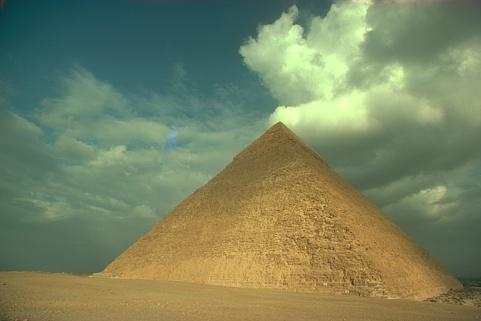
%> input picture Results/Question 2 Outputs/299091.jpg, 481 x 321 px
$ octave Ques_2.m   (GNU Octave 9; MATLAB toolbox functions it lacks are replaced by stand-ins)
%> lines starting %> are read from the running program, lines starting %| are printed output that depends on the picture
%% EECE5644 - Assignment 4
% Name: Priyanshu Ranka (002305396)
% Professor: Deniz Erdogmus
% Problem: Question 1
% Tasks: GMM-based clustering to segment a color image

clear all; close all; clc;

fprintf(' ---------- Question 2: GMM-Based Image Segmentation ---------- \n\n');

%% Step 1: Load Image
fprintf('Step 1: Loading Image: \n');

filename = '299091.jpg';    % Image of choice

if ~exist(filename, 'file')
    error('Image file not found!');
end

imdata = imread(filename);
%> imdata is the input picture: size 321x481x3 uint8; mean R, G, B 120.5, 131, 96.8
fprintf('Image loaded: %s\n', filename);

%% Step 2: Extract and Normalize Features
% Adapted from: ExampleKmeansImageSegmentation.m
fprintf('Step 2: Extracting and normalizing features: \n');

if length(size(imdata)) == 2        % Grayscale -> Discard
    error('Please use a color (RGB) image');
elseif length(size(imdata)) == 3 % color image
    [R, C, D] = size(imdata);
%> R = 321; C = 481; D = 3
    N = R * C;
%> N = 154401
    imdata = double(imdata);
%> imdata: size 321x481x3 double

    % Creating position and color features (same as K-means)
    rowIndices = (1:R)' * ones(1, C);
    colIndices = ones(R, 1) * (1:C);

    % Extracting each color channel separately
    red_channel = imdata(:,:,1);
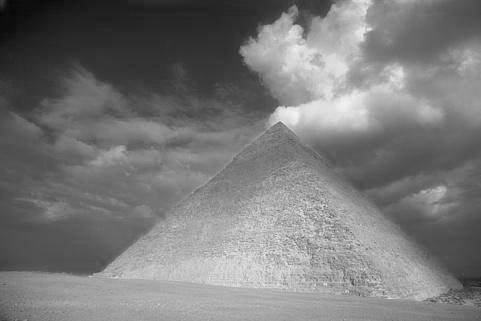
%> red_channel: size 321x481 double; min 6, max 244, mean 120.5
    green_channel = imdata(:,:,2);
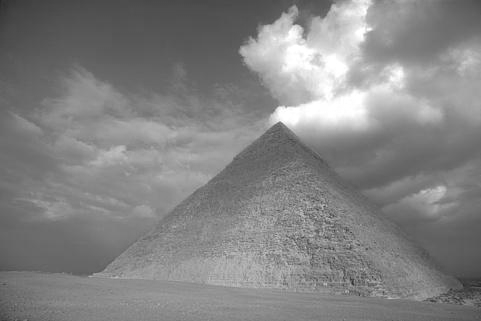
%> green_channel: size 321x481 double; min 40, max 255, mean 131
    blue_channel = imdata(:,:,3);
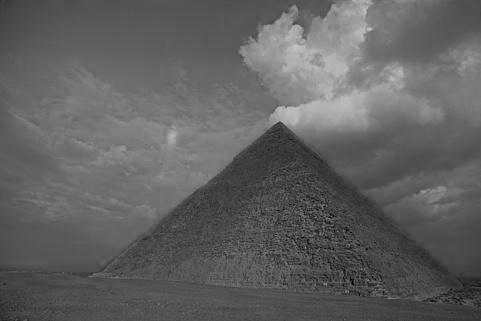
%> blue_channel: size 321x481 double; min 0, max 202, mean 96.8

    % 5D feature vector as per the question requirements
    features = [rowIndices(:)';           % Row positions
                colIndices(:)';           % Column positions
                red_channel(:)';          % Red
                green_channel(:)';        % Green
                blue_channel(:)'];        % Blue

    % Normalize each feature to [0,1] (exactly as in K-means example)
    minf = min(features, [], 2);
%> minf = [1; 1; 6; 40; 0]
    maxf = max(features, [], 2);
%> maxf = [321; 481; 244; 255; 202]
    ranges = maxf - minf;
%> ranges = [320; 480; 238; 215; 202]
    ranges(ranges == 0) = 1;  % Avoid division by zero

    x = diag(ranges.^(-1)) * (features - repmat(minf, 1, N));
end

d = size(x, 1);  % Feature dimensionality (should be 5)
%> d = 5
% Debugging-Outputs
fprintf('  Features: %d dimensions, %d pixels\n', d, N);
%|   Features: 5 dimensions, 154401 pixels
fprintf('  Image size: %d x %d\n\n', R, C);
%|   Image size: 321 x 481

%% Step 3: K-fold Cross-Validation for Model Order Selection
fprintf('Step 3: K-fold Cross-Validation for model order selection: \n');

K = 5;  % 5-fold cross-validation
M_values = [2, 3, 4, 5, 6];  % Test multiple M values
n_models = length(M_values);

fprintf('  Using K=%d fold cross-validation\n', K);
fprintf('  Testing M = [%s]\n', num2str(M_values));

% Prepare K-fold partitions
dummy = ceil(linspace(0, N, K+1));
%> dummy = [0 30881 61761 92641 123521 154401]
for k = 1:K
    indPartitionLimits(k,:) = [dummy(k)+1, dummy(k+1)];
end

X_all = x';     % Transpose for fitgmdist

% Storage for CV results
avgLogLikelihood_train = zeros(n_models, 1);
avgLogLikelihood_val = zeros(n_models, 1);

options = statset('MaxIter', 1000, 'Display', 'off');

% Cross-validation loop
for m_idx = 1:n_models
    M = M_values(m_idx);
    fprintf('  Testing M = %d (%d/%d) ', M, m_idx, n_models);
    tic;

    fold_loglik_train = zeros(K, 1);
    fold_loglik_val = zeros(K, 1);

    for k = 1:K
        % Split data
        indValidate = indPartitionLimits(k,1):indPartitionLimits(k,2);
        indTrain = setdiff(1:N, indValidate);

        X_train = X_all(indTrain, :);
        X_val = X_all(indValidate, :);

        try
            % Fit GMM using Maximum Likelihood (EM algorithm)
            gmm = fitgmdist(X_train, M, 'Replicates', 3, 'Options', options, 'RegularizationValue', 1e-5);

            % Compute log-likelihood per sample
            loglik_train = sum(log(pdf(gmm, X_train)));
            fold_loglik_train(k) = loglik_train / size(X_train, 1);

            loglik_val = sum(log(pdf(gmm, X_val)));
            fold_loglik_val(k) = loglik_val / size(X_val, 1);

        catch ME
            fold_loglik_train(k) = -Inf;
            fold_loglik_val(k) = -Inf;
        end
    end

    % Average across folds (as required by question)
    avgLogLikelihood_train(m_idx) = mean(fold_loglik_train);
    avgLogLikelihood_val(m_idx) = mean(fold_loglik_val);

    elapsed = toc;
    fprintf('Done (%.2f sec, Val LL=%.4f)\n', elapsed, avgLogLikelihood_val(m_idx));
end
%> this loop made 5 passes
%|   Testing M = 2 (1/5) Done (0.03 sec, Val LL=-Inf)
%|   Testing M = 3 (2/5) Done (0.02 sec, Val LL=-Inf)
%|   Testing M = 4 (3/5) Done (0.02 sec, Val LL=-Inf)
%|   Testing M = 5 (4/5) Done (0.02 sec, Val LL=-Inf)
%|   Testing M = 6 (5/5) Done (0.02 sec, Val LL=-Inf)
%> after the loop, avgLogLikelihood_train = [-Inf; -Inf; -Inf; -Inf; -Inf]; avgLogLikelihood_val = [-Inf; -Inf; -Inf; -Inf; -Inf]; fold_loglik_train = [-Inf; -Inf; -Inf; -Inf; -Inf]; fold_loglik_val = [-Inf; -Inf; -Inf; -Inf; -Inf]

fprintf('\nCross-validation complete!\n\n');

%% Step 4: Select Best M (Maximum Validation Log-Likelihood)
[max_val_loglik, best_idx] = max(avgLogLikelihood_val);
%> max_val_loglik = -Inf; best_idx = 1
best_M = M_values(best_idx);
%> best_M = 2

fprintf('Step 4: Model Selection Results: \n');
fprintf('  Best M = %d (Maximum validation log-likelihood)\n', best_M);
%|   Best M = 2 (Maximum validation log-likelihood)
fprintf('  Validation log-likelihood: %.4f\n\n', max_val_loglik);
%|   Validation log-likelihood: -Inf

%% Step 5: Train Final GMMs for All M Values (for comparison)
fprintf('Step 5: Training final GMMs for all M values: \n');

gmm_models = cell(n_models, 1);
label_images = cell(n_models, 1);

for k = 1:n_models
    M = M_values(k);
    fprintf('  Training M = %d ', M);
    tic;

    try
        % Train on ALL data
        gmm_models{k} = fitgmdist(X_all, M, 'Replicates', 5, 'Options', options, 'RegularizationValue', 1e-5);

        % Assign labels using posterior probabilities (as required)
        posterior_probs = posterior(gmm_models{k}, X_all);
        [~, labels] = max(posterior_probs, [], 2);

        % Reshape to image
        label_images{k} = reshape(labels, R, C);

        fprintf('Done (%.2f sec)\n', toc);

    catch ME
        fprintf('FAILED: %s\n', ME.message);
        label_images{k} = zeros(R, C);
    end
end
%> after the loop, gmm_models = {[], [], [], [], []}; label_images = 5 items

fprintf('\n');

%% Step 6: Visualize Results (K-means style layout from the example code provided)
fprintf('Step 6: Creating visualizations: \n');

% Main figure - comparison across M values
figure(1); clf;
set(gcf, 'Position', [100, 100, 1400, 800]);

% Show original image in first position
subplot(2, n_models+1, 1);
imshow(uint8(imdata));
title('Original Image', 'FontSize', 12, 'FontWeight', 'bold');

% Show segmentation for each M value
for k = 1:n_models
    M = M_values(k);

    % Top row: Grayscale segmentation
    subplot(2, n_models+1, k+1);

    % Normalize labels for display (uniform distribution as required)
    label_display = label_images{k};
    if M > 1
        label_display = uint8(255 * (label_display - 1) / (M - 1));
    else
        label_display = zeros(R, C, 'uint8');
    end

    imshow(label_display);

    % Highlight best M (from CV)
    if k == best_idx
        title(sprintf('M=%d (BEST)\nVal LL=%.2f', M, avgLogLikelihood_val(k)), 'FontSize', 11, 'FontWeight', 'bold', 'Color', 'r');
    else
        title(sprintf('M=%d\nVal LL=%.2f', M, avgLogLikelihood_val(k)), 'FontSize', 10);
    end

    % Bottom row: Color-coded segmentation
    subplot(2, n_models+1, n_models+1+k+1);
    label_rgb = label2rgb(label_images{k}, 'jet', 'k');
    imshow(label_rgb);
    title(sprintf('M=%d (Color)', M), 'FontSize', 10);
end

% Add overall title
sgtitle(sprintf('GMM Segmentation: %s (Best M=%d via CV)', filename, best_M), 'FontSize', 14, 'FontWeight', 'bold');


% Cross-Validation Results Plot
figure(2); clf;
plot(M_values, avgLogLikelihood_train, 'b-o', 'LineWidth', 2, 'MarkerSize', 8, 'DisplayName', 'Training');
hold on;
plot(M_values, avgLogLikelihood_val, 'r-s', 'LineWidth', 2, 'MarkerSize', 8, 'DisplayName', 'Validation');
plot(best_M, max_val_loglik, 'k*', 'MarkerSize', 20, 'LineWidth', 3, 'DisplayName', sprintf('Best M=%d', best_M));
xlabel('Number of GMM Components (M)', 'FontSize', 12);
ylabel('Average Log-Likelihood per Sample', 'FontSize', 12);
title('GMM Model Order Selection via K-fold Cross-Validation', 'FontSize', 14, 'FontWeight', 'bold');
legend('Location', 'best');
grid on;
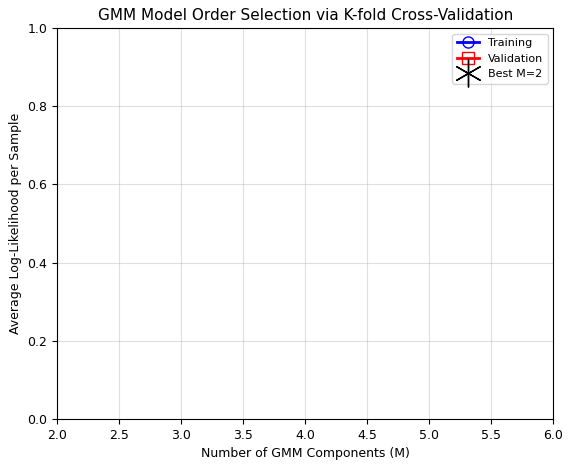
%> figure redrawn from the program's plot data


% Main Result - Original and Grayscale Segmentation Side-by-Side
fprintf('Creating main result figure: \n');

figure(3); clf;
set(gcf, 'Position', [100, 100, 1200, 600]);

best_labels = label_images{best_idx};

% Left: Original Image
subplot(1,2,1);
imshow(uint8(imdata));
title('Original Image', 'FontSize', 14, 'FontWeight', 'bold');
xlabel(sprintf('%d x %d pixels', R, C), 'FontSize', 11);

% Right: Grayscale Segmentation (uniformly distributed labels)
subplot(1,2,2);

% Uniformly distribute labels between 0 and 255 for good contrast
% (as specifically required by question)
if best_M > 1
    label_grayscale = uint8(255 * (best_labels - 1) / (best_M - 1));
else
    label_grayscale = zeros(R, C, 'uint8');
end

imshow(label_grayscale);
title(sprintf('GMM-Based Segmentation\nM=%d Components', best_M), 'FontSize', 14, 'FontWeight', 'bold');

% Add colorbar showing component mapping
colormap(gca, gray);
c = colorbar;
c.Ticks = linspace(0, 1, best_M);
c.TickLabels = cellstr(num2str((1:best_M)'));
c.Label.String = 'Component ID';
c.Label.FontSize = 11;

xlabel(sprintf('Labels uniformly distributed: [0, 255]'), 'FontSize', 11);
sgtitle(sprintf('Image Segmentation Result: %s (Selected via %d-fold CV)', filename, K), 'FontSize', 16, 'FontWeight', 'bold');
fprintf('  Main result created (Figure 3)\n\n');

% Additional Visualization - Color-Coded Segmentation
fprintf('Creating color-coded visualization (for easier interpretation): \n');

figure(4); clf;
set(gcf, 'Position', [100, 100, 1200, 600]);

subplot(1,2,1);
imshow(uint8(imdata));
title('Original Image', 'FontSize', 14, 'FontWeight', 'bold');

subplot(1,2,2);
best_label_rgb = label2rgb(best_labels, 'jet', 'k');
imshow(best_label_rgb);
title(sprintf('Color-Coded Segmentation (M=%d)', best_M), 'FontSize', 14, 'FontWeight', 'bold');
sgtitle('Color-Coded Version (Additional Visualization for Clarity)', 'FontSize', 16, 'FontWeight', 'bold');

% Individual Segments
fprintf('Creating individual segment views: \n');

figure(5); clf;
n_cols = ceil(sqrt(best_M));
%> n_cols = 2
n_rows = ceil(best_M / n_cols);
%> n_rows = 1

for m = 1:best_M
    subplot(n_rows, n_cols, m);

    % Create mask
    mask = (best_labels == m);

    % Extract segment
    seg_img = imdata;
    for ch = 1:3
        channel = seg_img(:,:,ch);
        channel(~mask) = 0;
        seg_img(:,:,ch) = channel;
    end

    imshow(uint8(seg_img));
    n_pixels = sum(mask(:));
    title(sprintf('Component %d\n%.1f%% (%d pixels)', m, 100*n_pixels/N, n_pixels), 'FontSize', 10);
end
%> this loop made 2 passes
%> n_pixels on passes 1 to 2: 0, 0
%> seg_img: size 321x481x3 double; every value is 0
sgtitle(sprintf('Individual Segments (M=%d)', best_M), 'FontSize', 14, 'FontWeight', 'bold');
